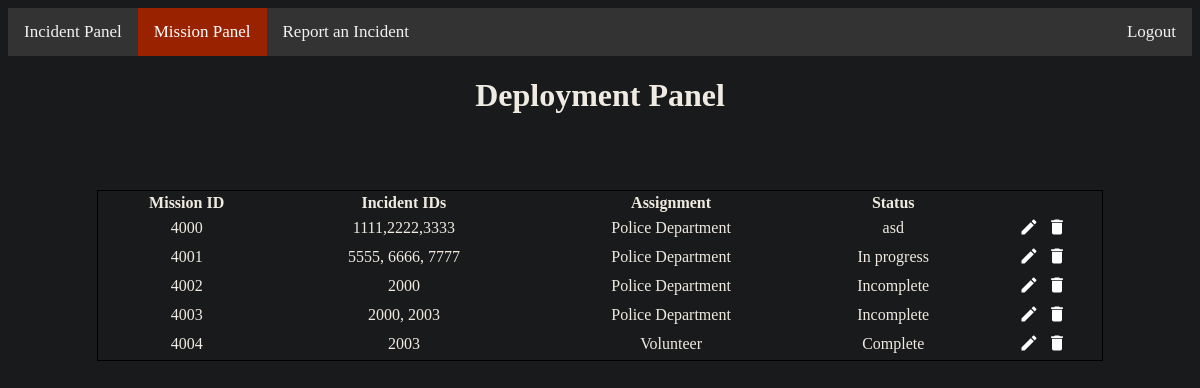
Page /deploymentPanel on the committed database.
### tables this page shows
CREATE TABLE Mission (missionID INT (0, 4) PRIMARY KEY, incidentList TEXT, missionAssignment TEXT, missionStatus TEXT DEFAULT Incomplete);

### Prototype/views.py (the view, shortened to what this page needs)
@app.route('/deploymentPanel', methods=['POST', 'GET'])
def deploymentPanel():
    roles = ["Officer", "Manager"]
    global USER
    if not authenticate(roles):
        if USER == None or request.referrer == None:
            return redirect(url_for('login'))
        return redirect(request.referrer)
    id = False
    missions = pullMission()
    missionID = [m[0] for m in missions]
    missionList = [m[1] for m in missions]
    team = [m[2] for m in missions]
    status = [m[3] for m in missions]
    length = len(missionID)
    return render_template('deploymentTable.html', length=length, missionID=missionID, missionList=missionList, team=team, status=status, id=id)

### Prototype/views.py (called while the page is built)
def authenticate(roles):
    global USER
    if USER not in roles and USER != "Admin":
        return False
    return True

def pullMission():
    conn = sqlite3.connect("callCenter.db")
    cur = conn.cursor()
    mis = cur.execute('SELECT * FROM Mission')
    mis = cur.fetchall()
    conn.commit()
    cur.close()
    conn.close()
    return mis

### Prototype/templates/deploymentTable.html
{% extends "deploymentPanel.html" %}
{% block table %}
    {% for i in range(length) %}
    <tr class="data">
        <td>{{missionID[i]}}</td>
        <td>{{missionList[i]}}</td>
        <td>{{team[i]}}</td>
        {% if id == missionID[i] %}
        <td><input type="text" placeholder="{{status[i]}}" onkeypress="return event.keyCode != 13;" name="status" /></td>
        {% else %}
        <td>{{status[i]}}</td>
        {% endif %}
        <td>
            <button name="edit" value="{{missionID[i]}}" style="cursor: pointer; background-color: transparent; border: 0px; width: 24px; height: 24px;">
                <svg viewBox="0 0 24 24" style="width:20px; height: 20px;">
                    <path fill="#FFF" d="M20.71,7.04C21.1,6.65 21.1,6 20.71,5.63L18.37,3.29C18,2.9 17.35,2.9 16.96,3.29L15.12,5.12L18.87,8.87M3,17.25V21H6.75L17.81,9.93L14.06,6.18L3,17.25Z" />
                </svg>
            </button>
            <button type="submit" name="delete" value="{{missionID[i]}}" style="cursor: pointer; background-color: transparent; border: 0px; width: 24px; height: 24px;">
                <svg viewBox="0 0 24 24" style="width:20px; height: 20px;">
                    <path fill="#FFF" d="M19,4H15.5L14.5,3H9.5L8.5,4H5V6H19M6,19A2,2 0 0,0 8,21H16A2,2 0 0,0 18,19V7H6V19Z" />
                </svg>
            </button>
        </td>
    </tr>
    {% endfor %}
{% endblock %}

### Prototype/templates/deploymentPanel.html (style rules this page uses)
.data { text-align: center; }

### rows in the picture
Mission: missionID "4000", incidentList "1111,2222,3333", missionAssignment "Police Department", missionStatus "asd"
Mission: missionID "4001", incidentList "5555, 6666, 7777", missionAssignment "Police Department", missionStatus "In progress"
Mission: missionID "4002", incidentList "2000", missionAssignment "Police Department", missionStatus "Incomplete"
Mission: missionID "4003", incidentList "2000, 2003", missionAssignment "Police Department", missionStatus "Incomplete"
Mission: missionID "4004", incidentList "2003", missionAssignment "Volunteer", missionStatus "Complete"
